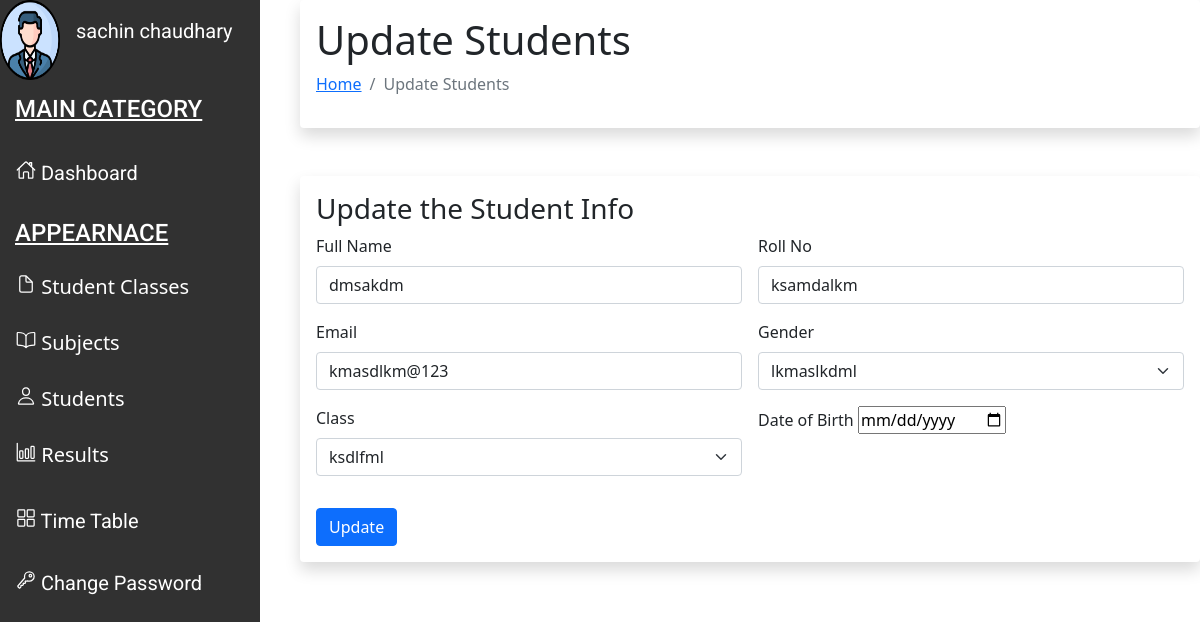
The app's page /editstudent/4 (signed in) with its own data.
### myApp/models.py (models this page shows, shortened)
class AddStudent(models.Model):
    user = models.ForeignKey(User, default=None, on_delete=models.CASCADE)
    name = models.CharField(max_length=50)
    roll = models.CharField(max_length=50)
    email = models.EmailField(max_length=50)
    gender = models.CharField(max_length=50)
    cla_ss = models.CharField(max_length=50)
    dob = models.DateField()

### myApp/views.py (the view)
# urls.py: path('editstudent/<int:id>', views.editstudent, name='editstudent'),
@login_required
def editstudent(request, id):
    addstu = AddStudent.objects.get(id=id)
    return render(request, 'student/updateStudent.html', {'addstu': addstu})

### templates/student/updatestudent.html (shortened to what this page needs)
{% load static %}
{% block content %}
<!DOCTYPE html>
<html lang="en">
<head>
  <link href="https://cdn.jsdelivr.net/npm/bootstrap@5.0.0-beta3/dist/css/bootstrap.min.css" rel="stylesheet"
>
  <link rel="stylesheet" href="{% static 'student/style2.css' %}">
<link
  href="https://cdn.jsdelivr.net/npm/bootstrap@5.0.0-beta3/dist/css/bootstrap.min.css"
  rel="stylesheet"
/>
</head>
<body>
<div class="sidebar" id="sidenav">
    <div class="user">
      <img  src="{% static 'dashboard/profile.png' %}" alt="user" id="user-img" />
      <a href="#">{{user.first_name}} {{user.last_name}}</a>
    </div>
    <h4>MAIN CATEGORY</h4>
    <a href="{% url 'dashboard' %}">
      <ion-icon name="home-outline"></ion-icon>
      Dashboard
    </a>
    <h4 id="appearance">APPEARNACE</h4>
    <button class="dropdown-btn">
      <ion-icon name="document-outline"></ion-icon>
      Student Classes
    </button>
    <button class="dropdown-btn">
      <ion-icon name="book-outline"></ion-icon>
      Subjects
    </button>
    <button class="dropdown-btn">
      <ion-icon name="person-outline"></ion-icon>
      Students
    </button>
    <button class="dropdown-btn">
      <ion-icon name="bar-chart-outline"></ion-icon>
      Results
    </button>
    <a href="{% url 'Timetable' %}">
      <ion-icon name="grid-outline"></ion-icon>
      Time Table
    </a>
    <a href="{% url 'resetpassword' %}">
      <ion-icon name="key-outline"></ion-icon>
      Change Password
    </a>
  </div>
  <div class='body'>
    <div class="part1 shadow p-3 mb-5 bg-body rounded">
      <h1 class="HEADING">Update Students</h1>
      <ol class="breadcrumb">
        <li class="breadcrumb-item"><a href="{% url 'dashboard' %}">Home</a></li>
        <li class="breadcrumb-item active" aria-current="page"> Update Students</li>
      </ol>
    </div>
    <div class="Class shadow p-3 mb-5 bg-body rounded">
      <h3>Update the Student Info</h3>
      <form class="row g-3" action="/updatestudent/{{ addstu.id }}" method="POST">
        <div class="col-md-6">
            <label class="form-label" for="inputEmail4">
                Full Name
            </label>
            <input class="form-control" name="studentname" type="name" value="{{addstu.name}}">
        </div>
        <div class="col-md-6">
            <label class="form-label" for="inputEmail4">
                Roll No
            </label>
            <input class="form-control" name="rollno" type="int" value="{{addstu.roll}}">
        </div>
        <div class="col-md-6">
            <label class="form-label" for="inputEmail4">
                Email
            </label>
            <input class="form-control" name="email" type="email" value="{{addstu.email}}">
        </div>
        <div class="col-md-6">
            <label class="form-label" for="inputState">
                Gender
            </label>
            <select class="form-select" id="inputState" name="gender" value="{{addstu.gender}}">
                <option selected="">
                    {{addstu.gender}}
                </option>
            </select>
        </div>
        <div class="col-md-6">
            <label class="form-label" for="inputState">
                Class
            </label>
            <select class="form-select" id="inputState" name="class" value="{{addstu.cla_ss}}">
                <option selected="">
                    {{addstu.cla_ss}}
                </option>
            </select>
        </div>
        <div class="col-md-6">
            <label for="birthday">
                Date of Birth
            </label>
            <input id="birthday" name="dob" type="date" value="{{addstu.dob}}">
        </div>
        <div class="col-12">
            <button class="btn btn-primary" type="submit">
                Update
            </button>
        </div>
      </form>
    </div>
  </div>
</body>
</html>
{% endblock %}

### myApp/static/student/style2.css (style rules this page uses)
body { width : 1200px; }
.body { margin-left: 300px; }
.user { display: flex; }
.sidebar { margin: 0px; padding: 0; width: 260px; background-color: #313131; position: fixed; height: 100%; overflow: auto; float: left; }
.sidebar a { font-family: "Roboto", sans-serif; color: white; display: block; padding: 16px; text-decoration: none; font-size: 20px; }
.sidenav a, .dropdown-btn { padding: 6px 8px 20px 16px; text-decoration: none; font-size: 20px; color: #818181; display: block; border: none; background: none; width: 100%; text-align: left; cursor: pointer; outline: none; }
.dropdown-btn { color: white; }
h4 { padding-left: 15px; padding-top: 15px; color: white; font-family: "Roboto", sans-serif; font-size: 18px; padding-bottom: 10px; text-decoration: underline; }
img { width: 60px; height: 80px; }

### records on screen
AddStudent: studentname "dmsakdm", rollno "ksamdalkm", email "kmasdlkm@123", gender "lkmaslkdml", class "ksdlfml"

### other values on screen
{{ user.first_name }} "sachin"
{{ user.last_name }} "chaudhary"
